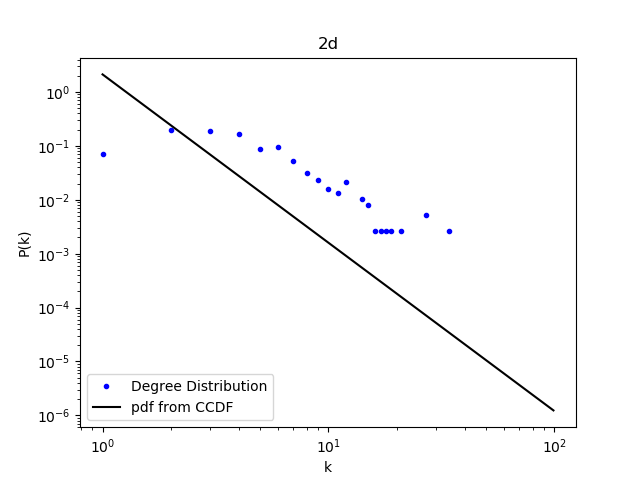

Source code (Python):
import networkx as nx
from random import *
import matplotlib.pyplot as plt
import math
import numpy
import numpy.linalg as linalg

netsci = nx.read_gml('netscience_component.gml', label='id')

# initialize new arrays
partd_psum=[]
partd_p=[]
partd_val=[]

kval = sorted(nx.degree(netsci).values(), reverse=True)
num_values = nx.number_of_nodes(netsci)

## Get info for degree distribution
kmax = max(kval) #upper pound of degrees
kmin = min(kval)
kdist = {}
# initialize the list
for l in range(kmax):
    kdist[l+1]=0
#add all values to list
for val in kval:
    kdist[val] = kdist[val]+1

# change degree distribution to fraction instead of count
p = []
kvalue = []
for i in kdist:
    p.append(float(kdist[i])/num_values)
    kvalue.append(i)

for i in kdist:
    # Change to ccdf
    partd_psum.append(sum(p[j] for j in range(i-1, len(kdist))))
    # add logs of values to arrays for least squares
    if partd_psum[i-1]>0:
        partd_val.append(math.log(float(kvalue[i-1])))
        partd_p.append(math.log(float(partd_psum[i-1])))


# Create numpy arrays for linear regression
n = len(partd_val)
B=numpy.array(partd_p)
A=numpy.array(([[partd_val[j], 1] for j in range(n)]))
# run linear regression
X=numpy.linalg.lstsq(A,B)[0]
a=X[0]; b=X[1]
# solve for alpha and output
alpha_d = 1-a
print "alpha = ",alpha_d

# Create line showing pdf for alpha just calculated
Z_d = (alpha_d-1)*math.pow(kmin, alpha_d-1)
pdf_d=[]
pdf_val = range(1,100)
for val in pdf_val:
    pdf_d.append(Z_d*math.pow(val, -1.0*alpha_d))

# plot new line
fig = plt.figure()
ax = plt.gca()

degree_sequence=sorted(nx.degree(netsci).values(),reverse=True)
Gdegrees=list(set([(i,degree_sequence.count(i)) for i in degree_sequence]))

ax.plot([i[0] for i in Gdegrees],
    [float(i[1])/(num_values) for i in Gdegrees], c='b', linestyle='None', marker='.', label='Degree Distribution')


ax.plot(pdf_val, pdf_d, '', c='k',linestyle='-', label='pdf from CCDF')


# label and show graph
ax.set_yscale('log')
ax.set_xscale('log')
ax.set_xlabel('k')
ax.set_ylabel('P(k)')
plt.title('2d')
plt.legend(loc='lower left');
plt.savefig("problem1f.png")
plt.show()